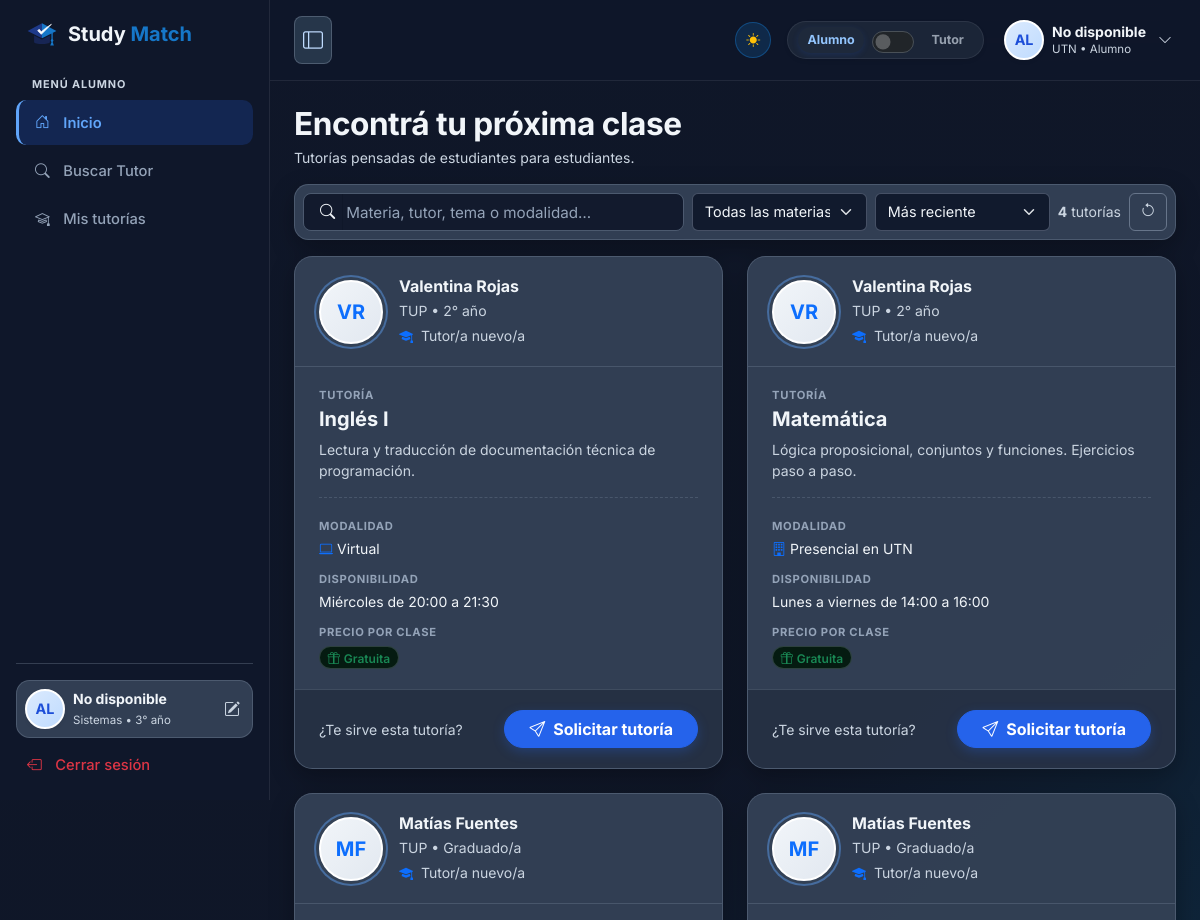
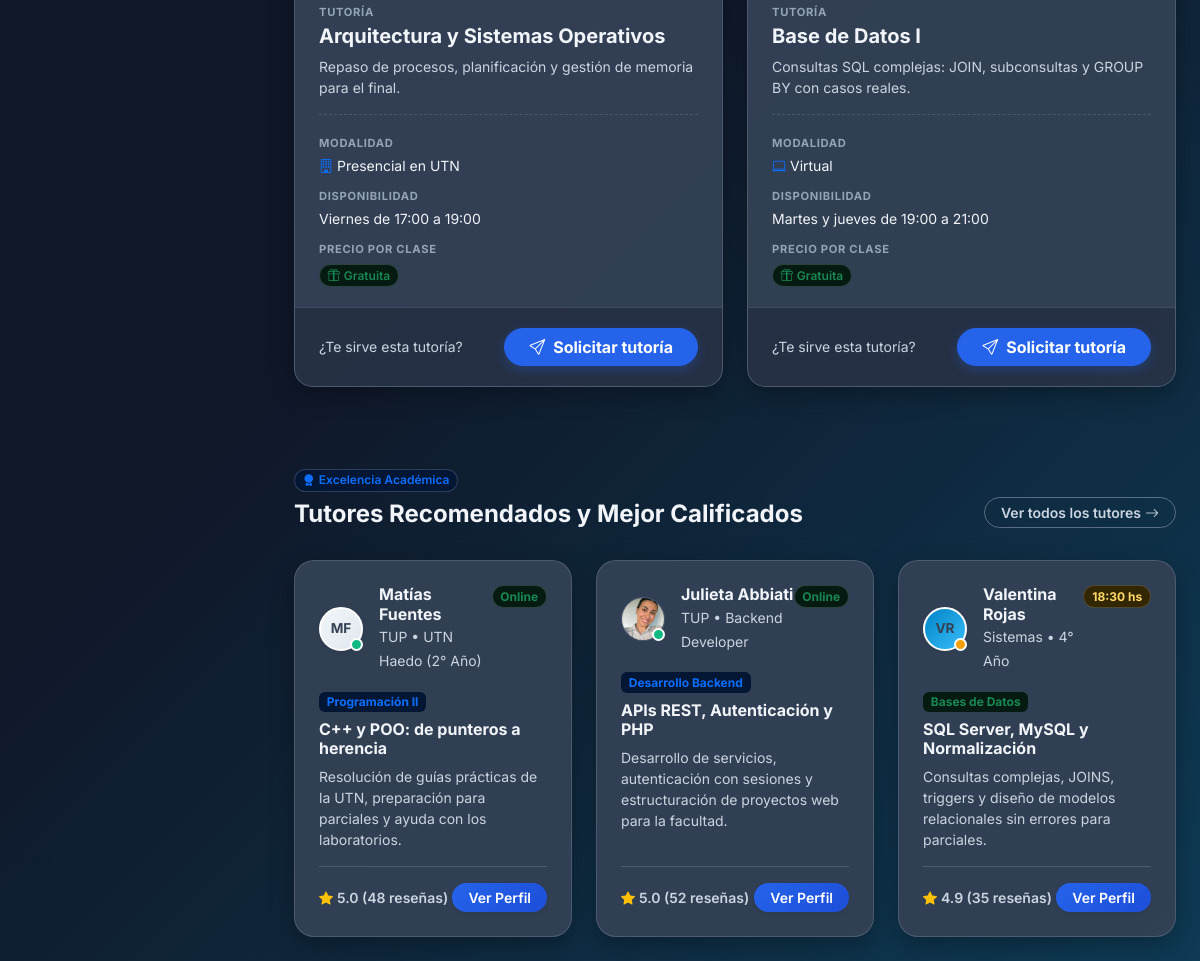
Screenshot of /index.php?r=dashboard (signed in) with the database file from the repository (2 pictures, top to bottom).
### tables this page shows
CREATE TABLE oferta_tutoria (
    id_tutoria INT UNSIGNED NOT NULL AUTO_INCREMENT,
    id_tutor INT UNSIGNED NOT NULL,
    id_materia INT UNSIGNED NOT NULL,
    disponibilidad TEXT NOT NULL,
    modalidad ENUM('Virtual', 'Presencial en UTN', 'Hibrido') NOT NULL,
    descripcion TEXT NOT NULL,
    precio DECIMAL(10,2) NOT NULL DEFAULT 0.00,
    medios_pago SET('efectivo', 'transferencia', 'mercado_pago') NULL,
    estado ENUM('activa', 'pausada') NOT NULL DEFAULT 'activa',
    fecha_publicacion DATETIME NOT NULL DEFAULT CURRENT_TIMESTAMP,
    PRIMARY KEY (id_tutoria),
    KEY idx_oferta_estado_fecha (estado, fecha_publicacion),
    CONSTRAINT chk_oferta_precio CHECK (precio >= 0),
    CONSTRAINT fk_tutorias_tutor FOREIGN KEY (id_tutor)
        REFERENCES usuarios (id_usuario) ON UPDATE CASCADE ON DELETE CASCADE,
    CONSTRAINT fk_tutorias_materia FOREIGN KEY (id_materia)
        REFERENCES materia (id_materia) ON UPDATE CASCADE ON DELETE RESTRICT
);

CREATE TABLE usuarios (
    id_usuario INT UNSIGNED NOT NULL AUTO_INCREMENT,
    nombre_usuario VARCHAR(100) NOT NULL,
    password_usuario VARCHAR(255) NOT NULL,
    correo_usuario VARCHAR(100) NOT NULL,
    fecha_registro DATETIME NOT NULL DEFAULT CURRENT_TIMESTAMP,
    estado_usuario ENUM('activo', 'inactivo') NOT NULL DEFAULT 'activo',
    rol_usuario ENUM('usuario', 'admin') NOT NULL DEFAULT 'usuario',
    carrera_usuario VARCHAR(50) NULL,  
    anio_cursada_usuario ENUM('1ro', '2do', '3ro', '4to', '5to', 'graduado') NULL,
    foto_usuario VARCHAR(255) NULL,                  
    PRIMARY KEY (id_usuario),
    UNIQUE KEY uq_usuarios_correo (correo_usuario)
);

CREATE TABLE materia (
    id_materia INT UNSIGNED NOT NULL AUTO_INCREMENT,
    id_carrera INT UNSIGNED NOT NULL,
    nombre VARCHAR(255) NOT NULL,
    anio_carrera TINYINT UNSIGNED NULL,             
    descripcion TEXT NULL,
    PRIMARY KEY (id_materia),
    UNIQUE KEY uq_materia_carrera_nombre (id_carrera, nombre),
    CONSTRAINT chk_materia_anio CHECK (anio_carrera IS NULL OR anio_carrera BETWEEN 1 AND 6),
    CONSTRAINT fk_materia_carrera FOREIGN KEY (id_carrera)
        REFERENCES carreras (id_carrera) ON UPDATE CASCADE ON DELETE RESTRICT
);

### app/views/partials/oferta-tutoria-card.php (the view, shortened to what the rows shown need)
<?php
$anios = [
    '1ro' => '1° año', '2do' => '2° año', '3ro' => '3° año',
    '4to' => '4° año', '5to' => '5° año', 'graduado' => 'Graduado/a',
];
$perfilTutor = [];
if (!empty($oferta['tutor_carrera'])) {
    $perfilTutor[] = $oferta['tutor_carrera'];
}
if (!empty($oferta['tutor_anio']) && isset($anios[$oferta['tutor_anio']])) {
    $perfilTutor[] = $anios[$oferta['tutor_anio']];
}
$tutoriasDadas = (int) $oferta['tutorias_dadas'];
$precio = (float) $oferta['precio'];
$esGratuita = $precio <= 0;
$textoBusqueda = mb_strtolower(implode(' ', [
    $oferta['tutor'], $oferta['materia'], $oferta['descripcion'], $oferta['tutor_carrera'],
    Vista::modalidad($oferta['modalidad']), $oferta['disponibilidad'], $esGratuita ? 'gratuita gratis' : '',
]), 'UTF-8');
?>
<div class="col buscador-item<?= isset($posicion, $ofertasVisibles) && $posicion >= $ofertasVisibles ? ' d-none' : '' ?>"
     data-materias="<?= (int) $oferta['id_materia'] ?>"
     data-orden="<?= isset($posicion) ? (int) $posicion : 0 ?>"
     data-busqueda="<?= Vista::e($textoBusqueda) ?>">
  <article class="public-room-card oferta-card h-100 d-flex flex-column">
    <header class="oferta-card-tutor d-flex align-items-center gap-3">
      <?= Vista::avatar($oferta['tutor'], $oferta['tutor_foto'], 'avatar-circle avatar-oferta bg-primary-subtle text-primary') ?>
      <div class="min-w-0 flex-grow-1">
        <h3 class="h6 fw-bold text-dark mb-1 text-truncate"><?= Vista::e($oferta['tutor']) ?></h3>
        <?php if (!empty($perfilTutor)): ?>
          <p class="small text-secondary mb-1 text-truncate"><?= Vista::e(implode(' • ', $perfilTutor)) ?></p>
        <?php endif; ?>
        <p class="small text-secondary mb-0">
          <i class="bi bi-mortarboard-fill text-primary me-1"></i>
          <?php if ($tutoriasDadas > 0): ?>
            <?= $tutoriasDadas ?> <?= $tutoriasDadas === 1 ? 'tutoría dada' : 'tutorías dadas' ?>
          <?php else: ?>
            Tutor/a nuevo/a
          <?php endif; ?>
        </p>
      </div>
    </header>
    <section class="oferta-card-oferta flex-grow-1 d-flex flex-column">
      <span class="oferta-card-label">Tutoría</span>
      <h4 class="h5 fw-bold text-dark mb-2"><?= Vista::e($oferta['materia']) ?></h4>
      <p class="text-secondary small lh-base mb-3 oferta-descripcion"><?= Vista::e($oferta['descripcion']) ?></p>
      <dl class="oferta-card-datos mb-0 mt-auto">
        <div>
          <dt class="oferta-card-label">Modalidad</dt>
          <dd class="mb-0 small text-dark">
            <i class="bi <?= Vista::e(Vista::iconoModalidad($oferta['modalidad'])) ?> text-primary me-1"></i><?= Vista::e(Vista::modalidad($oferta['modalidad'])) ?>
          </dd>
        </div>
        <div>
          <dt class="oferta-card-label">Disponibilidad</dt>
          <dd class="mb-0 small text-dark"><?= Vista::e($oferta['disponibilidad']) ?></dd>
        </div>
        <div>
          <dt class="oferta-card-label">Precio por clase</dt>
          <dd class="mb-0">
            <?php if ($esGratuita): ?>
              <span class="badge bg-success-subtle text-success border border-success-subtle rounded-pill fw-semibold"><i class="bi bi-gift me-1"></i>Gratuita</span>
            <?php endif; ?>
          </dd>
        </div>
      </dl>
    </section>
    <footer class="oferta-card-solicitud d-flex align-items-center justify-content-between gap-3 flex-wrap">
      <?php if (!empty($oferta['mi_solicitud_id'])): ?>
        <?php [$etiquetaEstado, $claseEstado] = Vista::estadoSolicitud($oferta['mi_solicitud_estado']); ?>
        <div class="d-flex flex-column gap-1">
          <span class="badge rounded-pill align-self-start <?= Vista::e($claseEstado) ?>">Solicitud <?= Vista::e(mb_strtolower($etiquetaEstado, 'UTF-8')) ?></span>
          <form method="POST" action="index.php?r=cancelar-solicitud">
            <input type="hidden" name="id_solicitud" value="<?= (int) $oferta['mi_solicitud_id'] ?>">
            <button type="submit" class="btn btn-link btn-sm text-danger text-decoration-none p-0">Cancelar solicitud</button>
          </form>
        </div>
        <?php if ($oferta['mi_solicitud_estado'] === 'aceptada'): ?>
          <a href="index.php?r=tutoria&amp;id=<?= (int) $oferta['mi_solicitud_id'] ?>" class="btn btn-success rounded-pill fw-bold px-4 d-inline-flex align-items-center gap-2 oferta-card-accion">
            <i class="bi bi-chat-dots"></i> Abrir chat
          </a>
        <?php else: ?>
          <span class="small text-secondary oferta-card-accion text-sm-end">Esperando respuesta del tutor</span>
        <?php endif; ?>
      <?php else: ?>
        <span class="small text-secondary">¿Te sirve esta tutoría?</span>
        <button type="button" class="btn btn-discord rounded-pill fw-bold px-4 d-inline-flex align-items-center justify-content-center gap-2 oferta-card-accion"
                data-bs-toggle="modal" data-bs-target="#modalSolicitarTutoria"
                data-id-oferta="<?= (int) $oferta['id_tutoria'] ?>"
                data-materia="<?= Vista::e($oferta['materia']) ?>"
                data-tutor="<?= Vista::e($oferta['tutor']) ?>"
                data-descripcion="<?= Vista::e($oferta['descripcion']) ?>">
          <i class="bi bi-send"></i> Solicitar tutoría
        </button>
      <?php endif; ?>
    </footer>
  </article>
</div>

### app/views/dashboard/dashboard.php (shortened to what the rows shown need)
<!DOCTYPE html>
<html lang="es">
<head>
  <link href="https://cdn.jsdelivr.net/npm/bootstrap@5.3.3/dist/css/bootstrap.min.css" rel="stylesheet">
  <link rel="stylesheet" href="https://cdn.jsdelivr.net/npm/bootstrap-icons@1.11.3/font/bootstrap-icons.min.css">
  <link rel="stylesheet" href="public/css/dashboard.css?v=20261103_page_title">
</head>
<body class="dashboard-body" data-role="alumno">
  <div class="dashboard-main-wrapper">
    <main class="p-3 p-md-4 flex-grow-1 view-fade">
      <section id="salas-publicas" class="mb-5 pb-2">
        <div class="d-flex justify-content-between align-items-end mb-3 flex-wrap gap-3">
          <div>
            <h1 class="page-title fw-bold text-dark mb-1">Encontrá tu próxima clase</h1>
          </div>
        </div>
        <?php if ($errorOfertas): ?>
          <div class="public-room-card p-4 p-md-5 text-center">
            <i class="bi bi-exclamation-triangle fs-1 text-warning d-block mb-2"></i>
            <p class="text-secondary mb-0">No se pudieron cargar las tutorías. Intentá nuevamente más tarde.</p>
          </div>
        <?php else: ?>
          <div class="row row-cols-1 row-cols-md-2 g-4" id="salasPublicasGrid">
            <?php foreach ($ofertas as $posicion => $oferta): ?>
              <?php require APP_PATH . '/views/partials/oferta-tutoria-card.php'; ?>
            <?php endforeach; ?>
          </div>
        <?php endif; ?>
      </section>
      <section id="tutores-destacados">
        <div class="d-flex justify-content-between align-items-end section-heading-spacing flex-wrap gap-3">
          <div>
            <h2 class="h4 fw-bold text-dark mb-0">Tutores Recomendados y Mejor Calificados</h2>
          </div>
        </div>
      </section>
    </main>
  </div>
</body>
</html>

### app/core/Vista.php (shortened to what the rows shown need)
<?php
final class Vista
{
    public static function e($valor)
    {
        return htmlspecialchars((string) $valor, ENT_QUOTES, 'UTF-8');
    }
    public static function iniciales($nombre)
    {
        $partes = preg_split('/\s+/u', trim((string) $nombre), -1, PREG_SPLIT_NO_EMPTY);
        $letras = '';
        foreach (array_slice($partes, 0, 2) as $parte) {
            $letras .= mb_substr($parte, 0, 1, 'UTF-8');
        }
        return mb_strtoupper($letras !== '' ? $letras : '?', 'UTF-8');
    }
    public static function modalidad($modalidad)
    {
        $nombres = ['Virtual' => 'Virtual', 'Presencial en UTN' => 'Presencial en UTN', 'Hibrido' => 'Híbrido'];
        return isset($nombres[$modalidad]) ? $nombres[$modalidad] : (string) $modalidad;
    }
    public static function iconoModalidad($modalidad)
    {
        $iconos = ['Virtual' => 'bi-laptop', 'Presencial en UTN' => 'bi-building', 'Hibrido' => 'bi-arrow-left-right'];
        return isset($iconos[$modalidad]) ? $iconos[$modalidad] : 'bi-geo-alt';
    }
    public static function urlFoto($ruta)
    {
        if (!is_string($ruta)
            || !preg_match('~^public/(img/avatares|uploads/perfiles|uploads/usuarios/\d+)/[A-Za-z0-9_-]+\.(jpe?g|png|webp)$~', $ruta)) {
            return null;
        }
        return $ruta;
    }
    public static function avatar($nombre, $foto, $clases = 'avatar-circle bg-primary-subtle text-primary')
    {
        $url = self::urlFoto($foto);
        if ($url === null) {
            return '<div class="' . self::e($clases) . ' flex-shrink-0">' . self::e(self::iniciales($nombre)) . '</div>';
        }
        return '<div class="' . self::e($clases) . ' avatar-con-foto flex-shrink-0" role="img" aria-label="'
            . self::e('Foto de ' . $nombre) . '" style="background-image: url(\'' . self::e($url) . '\');"></div>';
    }
}

### rows the page displays
oferta_tutoria: id_tutor.nombre_usuario "VR", id_tutor.nombre_usuario "Valentina Rojas", perfilTutor "TUP • 2° año", id_materia.nombre "Inglés I", descripcion "Lectura y traducción de documentación técnica de programación.", modalidad "Virtual", disponibilidad "Miércoles de 20:00 a 21:30", precio 0 (drawn)
oferta_tutoria: id_tutor.nombre_usuario "VR", id_tutor.nombre_usuario "Valentina Rojas", perfilTutor "TUP • 2° año", id_materia.nombre "Matemática", descripcion "Lógica proposicional, conjuntos y funciones. Ejercicios paso a paso.", modalidad "Presencial en UTN", disponibilidad "Lunes a viernes de 14:00 a 16:00", precio 0 (drawn)
oferta_tutoria: id_tutor.nombre_usuario "MF", id_tutor.nombre_usuario "Matías Fuentes", perfilTutor "TUP • Graduado/a", id_materia.nombre "Arquitectura y Sistemas Operativos", descripcion "Repaso de procesos, planificación y gestión de memoria para el final.", modalidad "Presencial en UTN", disponibilidad "Viernes de 17:00 a 19:00", precio 0 (drawn)
oferta_tutoria: id_tutor.nombre_usuario "MF", id_tutor.nombre_usuario "Matías Fuentes", perfilTutor "TUP • Graduado/a", id_materia.nombre "Base de Datos I", descripcion "Consultas SQL complejas: JOIN, subconsultas y GROUP BY con casos reales.", modalidad "Virtual", disponibilidad "Martes y jueves de 19:00 a 21:00", precio 0 (drawn)

### other values shown
$buscador['total'] "4"
Vista::e($buscador['unidad']) "tutorías"
